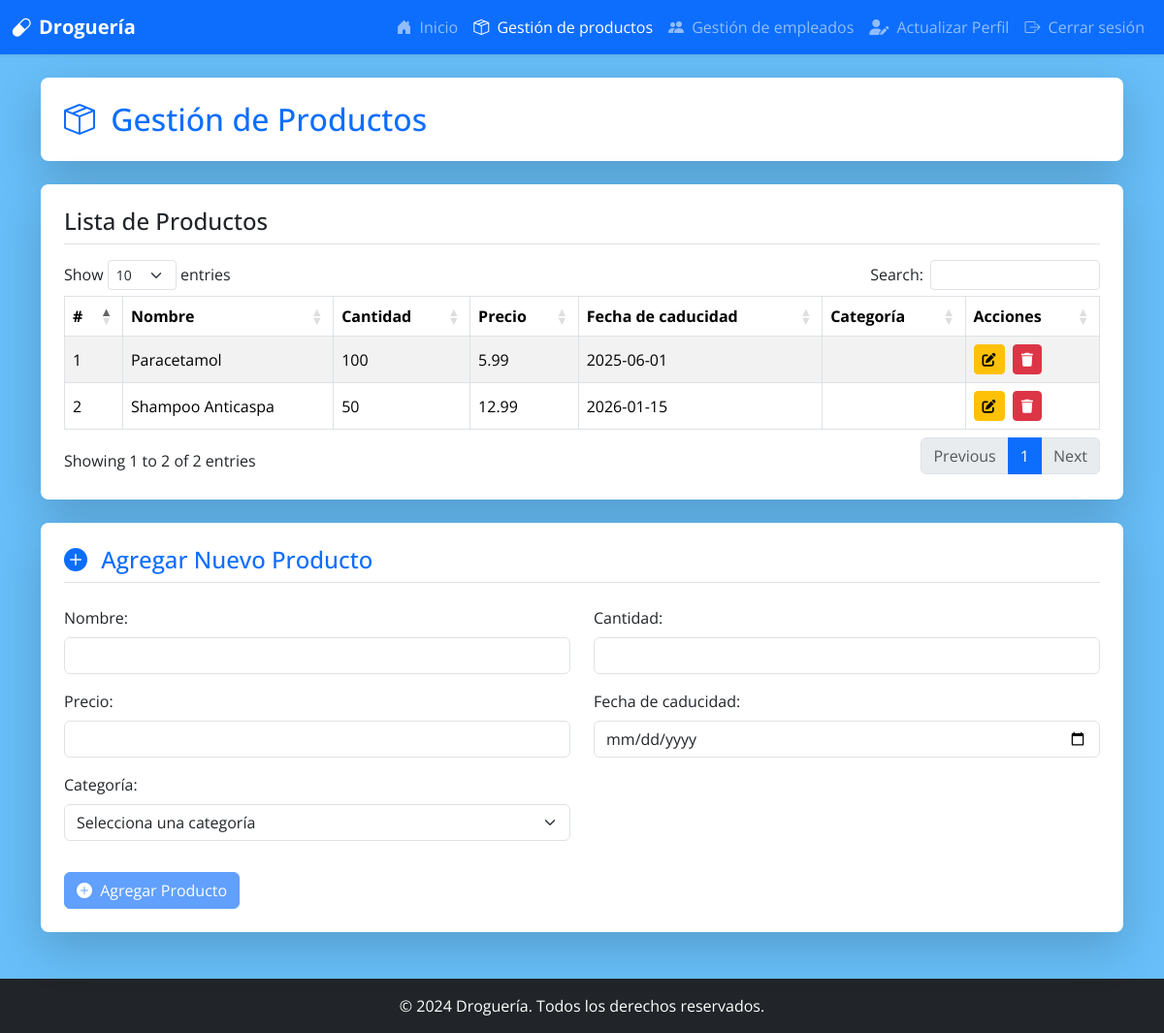
/productosDB (signed in), run on an earlier commit of the app's database.
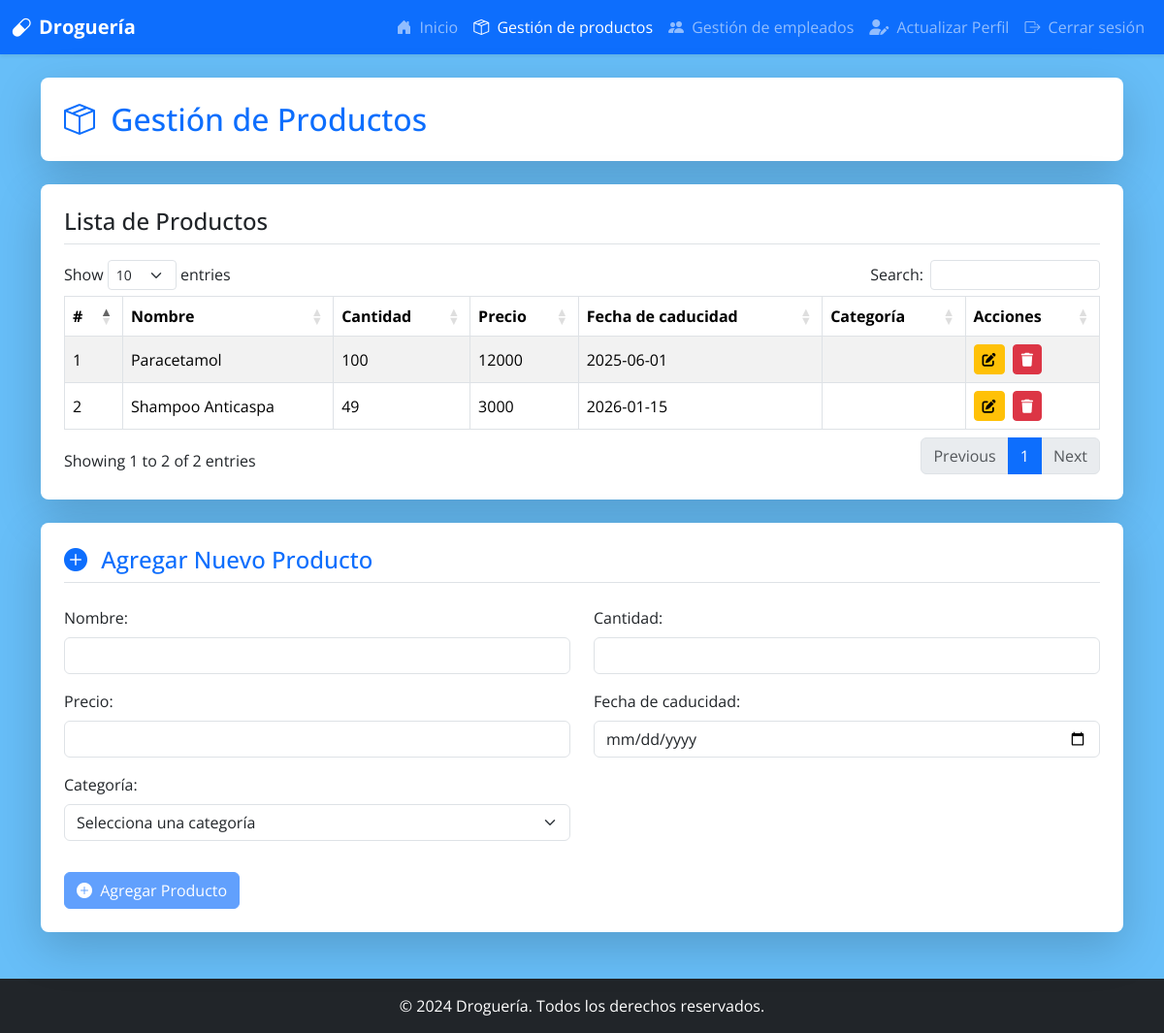
And on a later commit of the database.
### models.py (models this page shows)
class Producto(db.Model):
    __tablename__ = 'productos'
    producto_ID = db.Column(db.Integer, primary_key=True, autoincrement=True)
    categoria_FK = db.Column(db.Integer, db.ForeignKey('categoria.categoria_ID', ondelete='CASCADE'), nullable=False)
    nombre_producto = db.Column(db.String(150), nullable=False)
    cantidad = db.Column(db.Integer, nullable=False)
    precio = db.Column(db.Integer, nullable=False)
    fecha_caducidad = db.Column(db.Date, nullable=False)
    facturas_detalle = db.relationship('FacturaDetalle', backref='producto', cascade='all, delete')
    inventario = db.relationship('Inventario', backref='producto', cascade='all, delete')

### app.py (the view)
@app.route('/productosDB')
@login_required
def productosDB():
    if db.session.get(Rol, current_user.rol_FK).rol_usuario != "administrador":
        flash('Acceso no autorizado', 'danger')
        return redirect(url_for('adminMain'))
    categorias = Categoria.query.all()
    search_query = request.args.get('search', '', type=str)
    if search_query:
        productos = Producto.query.filter(Producto.nombre_producto.ilike(f"%{search_query}%")).all()
    else:
        productos = Producto.query.all()
    return render_template('productosDB.html', productos=productos, search_query=search_query, categorias=categorias)

### app.py (called while the page is built)
@login_manager.user_loader
def load_user(user_id):
    return db.session.get(Usuario, int(user_id))

### templates/productosDB.html (shortened to what this page needs)
<!DOCTYPE html>
<html lang="es">
<head>
    <link href="https://cdn.jsdelivr.net/npm/bootstrap@5.3.2/dist/css/bootstrap.min.css" rel="stylesheet">
    <link href="https://cdn.jsdelivr.net/npm/bootstrap-icons@1.11.1/font/bootstrap-icons.css" rel="stylesheet">
    <link rel="stylesheet" href="https://cdnjs.cloudflare.com/ajax/libs/font-awesome/6.5.2/css/all.min.css">
    <link href="https://cdn.datatables.net/1.13.6/css/dataTables.bootstrap5.min.css" rel="stylesheet">
</head>
<body>
    <nav class="navbar navbar-expand-lg navbar-dark bg-primary shadow-sm">
        <div class="container-fluid">
            <a class="navbar-brand d-flex align-items-center" href="{{ url_for('adminMain') }}">
                <i class="bi bi-capsule me-2"></i>
                <span class="fw-bold">Droguería</span>
            </a>
            <div class="collapse navbar-collapse" id="navbarNav">
                <ul class="navbar-nav ms-auto">
                    <li class="nav-item">
                        <a class="nav-link" href="{{ url_for('adminMain') }}"><i class="bi bi-house-door-fill me-1"></i> Inicio</a>
                    </li>
                    <li class="nav-item">
                        <a class="nav-link active" aria-current="page" href="{{ url_for('productosDB') }}"><i class="bi bi-box-seam me-1"></i> Gestión de productos</a>
                    </li>
                    <li class="nav-item">
                        <a class="nav-link" href="{{ url_for('empleadosDB') }}"><i class="bi bi-people-fill me-1"></i> Gestión de empleados</a>
                    </li>
                    <li class="nav-item">
                        <a class="nav-link" href="{{ url_for('update_profile') }}"><i class="fas fa-user-edit me-1"></i> Actualizar Perfil</a>
                    </li>
                    <li class="nav-item">
                        <a class="nav-link" href="{{ url_for('logout') }}"><i class="bi bi-box-arrow-right me-1"></i> Cerrar sesión</a>
                    </li>
                </ul>
            </div>
        </div>
    </nav>
    <main class="container mt-4 mb-5">
        <div class="card shadow-lg p-4 rounded-3 border-0 bg-white mb-4">
            <h2 class="card-title text-primary mb-0">
                <i class="bi bi-box-seam me-2"></i> Gestión de Productos
            </h2>
        </div>
        <div class="card shadow-lg p-4 rounded-3 border-0 bg-white mb-4">
            <h4 class="card-title text-dark mb-3 border-bottom pb-2">Lista de Productos</h4>
            <div class="table-responsive">
                <table id="productosTable" class="table table-striped table-hover table-bordered align-middle">
                    <thead class="bg-primary text-white">
                        <tr>
                            <th scope="col">#</th>
                            <th scope="col">Nombre</th>
                            <th scope="col">Cantidad</th>
                            <th scope="col">Precio</th>
                            <th scope="col">Fecha de caducidad</th>
                            <th scope="col">Categoría</th>
                            <th scope="col">Acciones</th>
                        </tr>
                    </thead>
                    <tbody>
                        {% for producto in productos %}
                        <tr>
                            <td>{{ loop.index }}</td>
                            <td>{{ producto.nombre_producto }}</td>
                            <td>{{ producto.cantidad }}</td>
                            <td>{{ producto.precio }}</td>
                            <td>{{ producto.fecha_caducidad }}</td>
                            <td>{{ producto.categoria_nombre }}</td>
                            <td>
                                <a href="{{ url_for('edit_producto', id=producto.producto_ID) }}" class="btn btn-warning btn-sm me-1" title="Editar Producto">
                                    <i class="fas fa-edit"></i>
                                </a>
                                <form action="{{ url_for('delete_producto', id=producto.producto_ID) }}"
                                      method="POST"
                                      onsubmit="return confirm('¿Seguro que quieres eliminar este producto? Esta acción es irreversible.')"
                                      style="display:inline;">
                                    <button type="submit" class="btn btn-danger btn-sm" title="Eliminar Producto">
                                        <i class="fas fa-trash"></i>
                                    </button>
                                </form>
                            </td>
                        </tr>
                        {% endfor %}
                    </tbody>
                </table>
            </div>
        </div>
        <div class="card shadow-lg p-4 rounded-3 border-0 bg-white">
            <h4 class="card-title text-primary mb-4 border-bottom pb-2">
                <i class="bi bi-plus-circle-fill me-2"></i> Agregar Nuevo Producto
            </h4>
            <form action="{{ url_for('create_producto') }}" method="POST" id="formCrearProducto" class="needs-validation" novalidate>
                <div class="row">
                    <div class="col-md-6 mb-3">
                        <label for="nombre_producto" class="form-label">Nombre:</label>
                        <input type="text" name="nombre_producto" id="nombre_producto" class="form-control" required>
                    </div>
                    <div class="col-md-6 mb-3">
                        <label for="cantidad" class="form-label">Cantidad:</label>
                        <input type="number" name="cantidad" id="cantidad" class="form-control" required min="0">
                    </div>
                    <div class="col-md-6 mb-3">
                        <label for="precio" class="form-label">Precio:</label>
                        <input type="number" step="0.01" name="precio" id="precio" class="form-control" required min="0">
                    </div>
                    <div class="col-md-6 mb-3">
                        <label for="fecha_caducidad" class="form-label">Fecha de caducidad:</label>
                        <input type="date" name="fecha_caducidad" id="fecha_caducidad" class="form-control" required>
                    </div>
                    <div class="col-md-6 mb-3">
                        <label for="categoria_ID" class="form-label">Categoría:</label>
                        <select name="categoria_ID" id="categoria_ID" class="form-select" required>
                            <option value="" disabled selected>Selecciona una categoría</option>
                        </select>
                    </div>
                </div>
                <button type="submit" class="btn btn-primary mt-3" id="btnAgregarProducto"><i class="bi bi-plus-circle-fill me-1"></i> Agregar Producto</button>
            </form>
        </div>
    </main>
    <footer class="footer mt-auto py-3 bg-dark text-white">
        <div class="container text-center">
            <span>© 2024 Droguería. Todos los derechos reservados.</span>
        </div>
    </footer>
</body>
</html>

### templates/productosDB.html (style rules this page uses)
body { font-family: 'Open Sans', sans-serif; display: flex; flex-direction: column; min-height: 100vh; background: #ccfcff; background-color: #67bef8; }
main { flex: 1; }

What changed in the data, as far as the page shows it:
changed Producto "Paracetamol": precio "5.99" → "12000"
changed Producto "Shampoo Anticaspa": cantidad "50" → "49"; precio "12.99" → "3000"
